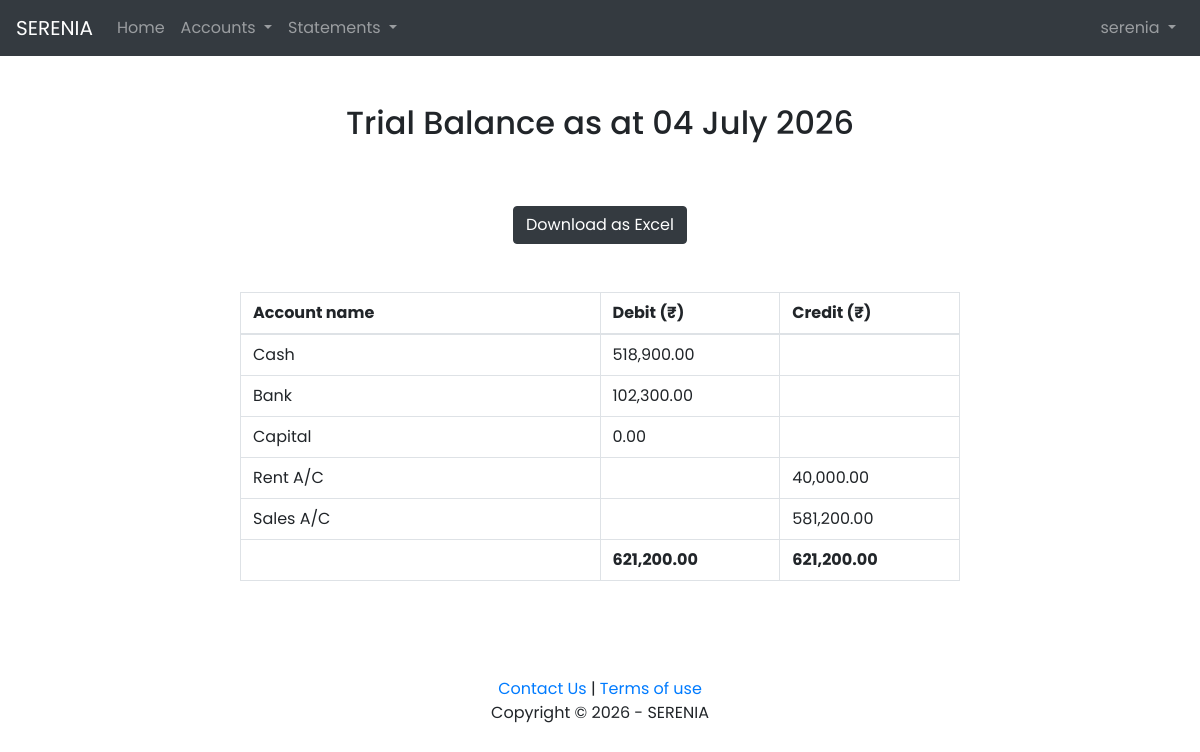
The page /trial-balance (signed in) on the database its author committed.
### tables this page shows
CREATE TABLE persons (
        id INTEGER,
        name TEXT,
        password TEXT,
        date INTEGER,
        currency TEXT,
        PRIMARY KEY(id)
    );

CREATE TABLE accounts (
        id INTEGER,
        name TEXT,
        type TEXT,
        subtype TEXT,
        balance REAL,
        persons_id INTEGER,
        dependency INTEGEER,
        deleted INTEGER,
        PRIMARY KEY(id),
        FOREIGN KEY(persons_id) REFERENCES persons(id)
    );

### SERENIA/Finance/app.py (the view)
@app.route("/trial-balance")
def tb():
    if "name" not in session:
        return redirect("/")
    person = session["name"]
    conn = sqlite3.connect(path.join(root, "data.db"))
    db = conn.cursor()
    db.execute("SELECT name, balance FROM accounts WHERE persons_id = (SELECT id FROM persons WHERE name = ?) AND deleted = 0", (person, ))
    balances = db.fetchall()
    db.execute("SELECT currency FROM persons WHERE name = ?", (person, ))
    currency = db.fetchall()[0][0]
    today_date = date.today().strftime('%d %B %Y')
    accounts = []
    for balance in balances:
        if balance[1] >= 0:
            accounts.append([balance[0], toabs(balance[1]), None])
        else:
            accounts.append([balance[0], None, toabs(balance[1])])
    db.execute("SELECT SUM(balance) FROM accounts WHERE persons_id = (SELECT id FROM persons WHERE name = ?) AND deleted = 0 AND balance >= 0", (person, ))
    debit_total = toabs(db.fetchall()[0][0])
    db.execute("SELECT SUM(balance) FROM accounts WHERE persons_id = (SELECT id FROM persons WHERE name = ?) AND deleted = 0 AND balance >= 0", (person, ))
    credit_total = toabs(db.fetchall()[0][0])
    conn.close()
    return render_template("trial-balance.html", accounts=accounts, debit_total=debit_total, credit_total=credit_total, today_date=today_date, currency=currency)

### SERENIA/Finance/app.py (called while the page is built)
def toabs(amount):
    return f"{abs(amount):,.2f}"

### SERENIA/Finance/templates/trial-balance.html (shortened to what this page needs)
{% extends "layout.html" %}
{% block main %}
    <h1 class="statement-h1">Trial Balance as at {{ today_date }}</h1>
    <div class="statement-container">
        <div class="edit-delete">
            <a href="/trial-balance/download-excel" class="button-link"><button type="submit" class="btn btn-dark transaction-btn" id="download-excel">Download as Excel</button></a>
        </div>
        <div class="overflow">
            <table class="table table-bordered">
                <colgroup>
                    <col span="1" style="width: 50%;">
                    <col span="1" style="width: 25%;">
                    <col span="1" style="width: 25%;">
                </colgroup>
                <thead>
                    <th>Account name</th>
                    <th>Debit ({{ currency }})</th>
                    <th>Credit ({{ currency }})</th>
                </thead>
                <tbody>
                    {% for account in accounts %}
                    <tr>
                        <td>{{ account[0] }}</td>
                        {% if account[1] %}
                            <td>{{ account[1] }}</td>
                            <td></td>
                        {% else %}
                            <td></td>
                            <td>{{ account[2] }}</td>
                        {% endif %}
                    </tr>
                {% endfor %}
                </tbody>
                <tfoot>
                    <tr>
                        <td></td>
                        <td class="td-bold">{{ debit_total }}</td>
                        <td class="td-bold">{{ credit_total }}</td>
                    </tr>
                </tfoot>
            </table>
        </div>
    </div>
{% endblock %}

### SERENIA/Finance/templates/layout.html (shortened to what this page needs)
<!DOCTYPE html>
<html lang="en">
    <head>
        <link rel="stylesheet" href="../static/bootstrap.min.css">
        <link rel="stylesheet" type="text/css" href="https://cdn.datatables.net/1.11.0/css/jquery.dataTables.css">
        <link href="../static/styles.css" rel="stylesheet">
    </head>
    <body>
        <nav class="navbar navbar-expand-lg navbar-dark bg-dark">
            <a class="navbar-brand" href="/">SERENIA</a>
            <div class="collapse navbar-collapse" id="navbarNavDropdown">
              {% if session.name %}
                <ul class="navbar-nav mr-auto">
                  <li class="nav-item">
                    <a class="nav-link" href="/home">Home</a>
                  </li>
                  <li class="nav-item dropdown">
                    <a class="nav-link dropdown-toggle" href="#" id="navbarDropdownMenuLink" data-toggle="dropdown" aria-haspopup="true" aria-expanded="false">
                      Accounts
                    </a>
                  </li>
                  <li class="nav-item dropdown">
                    <a class="nav-link dropdown-toggle" href="#" id="navbarDropdownMenuLink" data-toggle="dropdown" aria-haspopup="true" aria-expanded="false">
                      Statements
                    </a>
                  </li>
                </ul>
                <ul class="navbar-nav ml-auto">
                  <li class="nav-item dropdown">
                    <a class="nav-link dropdown-toggle" href="#" id="navbarDropdownMenuLink" data-toggle="dropdown" aria-haspopup="true" aria-expanded="false">
                      {{ session.name }}
                    </a>
                  </li>
                </ul>
              {% else %}
                <ul class="navbar-nav ml-auto">
                  <li class="nav-item">
                    <a class="nav-link" href="/login">Log In</a>
                  </li>
                </ul>
              {% endif %}
            </div>
          </nav>
        <main>{% block main %}{% endblock %}</main>
        <footer>
            <div><a href="mailto:Serenia.contact@gmail.com">Contact Us</a> | <a href="/terms-of-use">Terms of use</a></div>
            <div>Copyright &copy 2026 - SERENIA</div>
        </footer>
    </body>
</html>

### SERENIA/Finance/static/styles.css (style rules this page uses)
body { font-family: 'Poppins', sans-serif; font-weight: normal; font-size: 10px; }
h1 { font-size: 3rem; text-align: center; margin: 3rem auto; }
nav a { text-align: center; font-size: 1rem; }
footer { text-align: center; margin: 5rem auto; font-size: 1rem; }
.transaction-btn { display: flex; margin: 1rem auto; }
.button-link { color: white; }
table { font-size: 1rem; }
.edit-delete { text-align: center; margin: 2rem auto; }
.edit-delete button { display: inline-block }
.overflow { overflow-x: auto; }
.statement-container { width: 60%; margin: 2rem auto; font-size: 1.2rem; }
.td-bold { font-weight: bold; }
.statement-h1 { font-size: 2rem; }
td:empty::after { content: "\00a0"; }
table td { border-collapse:collapse }
tr { line-height: 1rem; }

### rows shown on the page
persons: name "serenia"
accounts: name "Cash", balance "518,900.00"
accounts: name "Bank", balance "102,300.00"
accounts: name "Capital", balance "0.00"
accounts: name "Rent A/C", account "40,000.00"
accounts: name "Sales A/C", account "581,200.00"

### other values the page prints
{{ today_date }} "04 July 2026"
{{ currency }} "₹"
{{ debit_total }} "621,200.00"
{{ credit_total }} "621,200.00"
